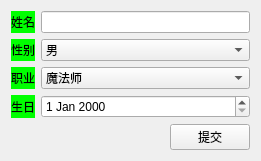
<?xml version="1.0" encoding="UTF-8"?>
<ui version="4.0">
 <class>Widget</class>
 <widget class="QWidget" name="Widget">
  <property name="geometry">
   <rect>
    <x>0</x>
    <y>0</y>
    <width>261</width>
    <height>149</height>
   </rect>
  </property>
  <property name="windowTitle">
   <string>Widget</string>
  </property>
  <layout class="QFormLayout" name="formLayout">
   <property name="formAlignment">
    <set>Qt::AlignmentFlag::AlignLeading|Qt::AlignmentFlag::AlignLeft|Qt::AlignmentFlag::AlignVCenter</set>
   </property>
   <item row="0" column="0">
    <widget class="QLabel" name="label">
     <property name="styleSheet">
      <string notr="true">background-color: rgb(0, 255, 0)</string>
     </property>
     <property name="text">
      <string>姓名</string>
     </property>
    </widget>
   </item>
   <item row="0" column="1">
    <widget class="QLineEdit" name="lineEdtName"/>
   </item>
   <item row="1" column="0">
    <widget class="QLabel" name="label_2">
     <property name="styleSheet">
      <string notr="true">background-color: rgb(0, 255, 0)</string>
     </property>
     <property name="text">
      <string>性别</string>
     </property>
    </widget>
   </item>
   <item row="1" column="1">
    <widget class="QComboBox" name="comboBoxGender">
     <item>
      <property name="text">
       <string>男</string>
      </property>
     </item>
     <item>
      <property name="text">
       <string>女</string>
      </property>
     </item>
     <item>
      <property name="text">
       <string>保密</string>
      </property>
     </item>
    </widget>
   </item>
   <item row="2" column="0">
    <widget class="QLabel" name="label_3">
     <property name="styleSheet">
      <string notr="true">background-color: rgb(0, 255, 0)</string>
     </property>
     <property name="text">
      <string>职业</string>
     </property>
    </widget>
   </item>
   <item row="2" column="1">
    <widget class="QComboBox" name="comboBoxJob">
     <item>
      <property name="text">
       <string>魔法师</string>
      </property>
     </item>
     <item>
      <property name="text">
       <string>矮人</string>
      </property>
     </item>
     <item>
      <property name="text">
       <string>精英怪</string>
      </property>
     </item>
     <item>
      <property name="text">
       <string>哥布林</string>
      </property>
     </item>
     <item>
      <property name="text">
       <string>狂战士</string>
      </property>
     </item>
     <item>
      <property name="text">
       <string>弓箭手</string>
      </property>
     </item>
    </widget>
   </item>
   <item row="3" column="0">
    <widget class="QLabel" name="label_4">
     <property name="styleSheet">
      <string notr="true">background-color: rgb(0, 255, 0)</string>
     </property>
     <property name="text">
      <string>生日</string>
     </property>
    </widget>
   </item>
   <item row="3" column="1">
    <widget class="QDateEdit" name="dateEdit"/>
   </item>
   <item row="4" column="1">
    <layout class="QHBoxLayout" name="horizontalLayout">
     <item>
      <spacer name="horizontalSpacer">
       <property name="orientation">
        <enum>Qt::Orientation::Horizontal</enum>
       </property>
       <property name="sizeHint" stdset="0">
        <size>
         <width>40</width>
         <height>20</height>
        </size>
       </property>
      </spacer>
     </item>
     <item>
      <widget class="QPushButton" name="pushButton">
       <property name="sizePolicy">
        <sizepolicy hsizetype="Fixed" vsizetype="Fixed">
         <horstretch>0</horstretch>
         <verstretch>0</verstretch>
        </sizepolicy>
       </property>
       <property name="minimumSize">
        <size>
         <width>0</width>
         <height>0</height>
        </size>
       </property>
       <property name="maximumSize">
        <size>
         <width>16777215</width>
         <height>16777215</height>
        </size>
       </property>
       <property name="layoutDirection">
        <enum>Qt::LayoutDirection::RightToLeft</enum>
       </property>
       <property name="text">
        <string>提交</string>
       </property>
       <property name="default">
        <bool>false</bool>
       </property>
       <property name="flat">
        <bool>false</bool>
       </property>
      </widget>
     </item>
    </layout>
   </item>
  </layout>
 </widget>
 <resources/>
 <connections/>
</ui>
